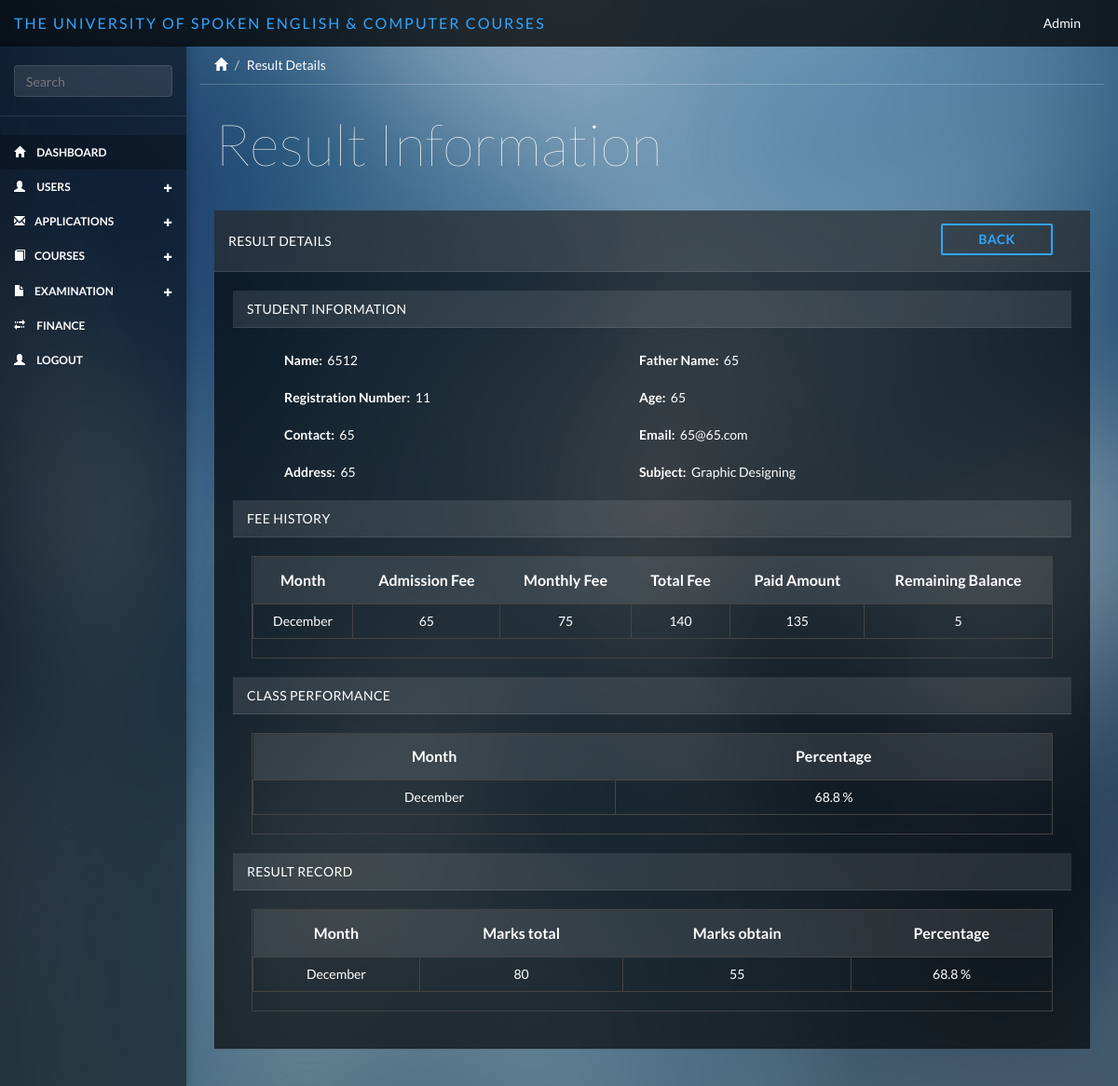
Screenshot of /monthlytest/result_details/2 with the database file from the repository.
### tables this page shows
CREATE TABLE IF NOT EXISTS `monthly_test` (
  `test_id` int(11) NOT NULL AUTO_INCREMENT,
  `fkstudent_id` int(11) NOT NULL,
  `test_name` varchar(255) NOT NULL,
  `test_month` varchar(255) NOT NULL,
  `test_date` varchar(255) NOT NULL,
  `test_subject` varchar(255) NOT NULL,
  `obtn_marks` varchar(255) NOT NULL,
  `totl_marks` varchar(255) NOT NULL,
  `percentage` varchar(255) NOT NULL,
  `created_at` varchar(255) NOT NULL,
  `updated_at` varchar(255) NOT NULL,
  PRIMARY KEY (`test_id`)
);

CREATE TABLE IF NOT EXISTS `users` (
  `u_id` int(11) NOT NULL AUTO_INCREMENT,
  `name` varchar(255) NOT NULL,
  `f_name` varchar(255) NOT NULL,
  `age` varchar(255) NOT NULL,
  `contact` varchar(255) NOT NULL,
  `country_id` varchar(255) NOT NULL,
  `province_id` varchar(255) NOT NULL,
  `city_id` varchar(255) NOT NULL,
  `address` varchar(255) NOT NULL,
  `email` varchar(255) NOT NULL,
  `password` varchar(500) NOT NULL,
  `role` varchar(255) NOT NULL,
  `description` varchar(255) NOT NULL,
  `created_at` varchar(255) NOT NULL,
  `updated_at` varchar(255) NOT NULL,
  `created_by` varchar(255) NOT NULL,
  PRIMARY KEY (`u_id`)
);

CREATE TABLE IF NOT EXISTS `course_sub_category` (
  `course_c_s_id` int(11) NOT NULL AUTO_INCREMENT,
  `fk_course_c_id` int(255) NOT NULL,
  `subject_title` varchar(255) NOT NULL,
  `subject_duration` varchar(255) NOT NULL,
  `subject_fee` varchar(255) NOT NULL,
  PRIMARY KEY (`course_c_s_id`)
);

CREATE TABLE IF NOT EXISTS `payment` (
  `p_id` int(11) NOT NULL AUTO_INCREMENT,
  `fkstudent_id` int(11) NOT NULL,
  `amount` varchar(255) NOT NULL,
  `reason` varchar(255) DEFAULT NULL,
  `tobepaid_or_paid_fee` varchar(255) NOT NULL,
  `entry_against` varchar(255) DEFAULT NULL,
  `description` varchar(255) DEFAULT NULL,
  `created_at` varchar(255) NOT NULL,
  `updated_at` varchar(255) NOT NULL,
  `created_by` varchar(255) NOT NULL,
  PRIMARY KEY (`p_id`)
);

### application/controllers/MonthlyTest.php (called while the page is built, shortened)
<?php
class MonthlyTest extends CI_Controller {
    public function result_details( $id = null )
    {
        $this->db->select('*');
        $this->db->from('monthly_test');
        $this->db->join('student', 'student.s_id = monthly_test.fkstudent_id');
        $this->db->join('users', 'users.u_id = student.fkuser_id');
        $this->db->join('course_sub_category', 'course_sub_category.course_c_s_id = monthly_test.test_subject');
        $this->db->where('monthly_test.test_id',$id);
        $query = $this->db->get();
        $result = $query->result();
        $result['result'] = $result[0];
        $result['test']   = $query->result();
        $this->db->where( 'fkstudent_id', $result['result']->s_id);
        $query = $this->db->get('payment');
        $result['payment'] = $query->result();
        $this->load->view('include/header');
        $this->load->view('include/sidebar');
        $this->load->view('monthlytest/result_details',$result);
        $this->load->view('include/footer');
    }
}

### index.php (called while the page is built, shortened)
<?php
require_once BASEPATH.'core/CodeIgniter.php';

### application/views/monthlytest/result_details.php (the view)
<div class="col-sm-9 col-sm-offset-3 col-lg-10 col-lg-offset-2 main">
    <div class="row">
        <ol class="breadcrumb">
            <li><a href="#"><span class="glyphicon glyphicon-home"></span></a></li>
            <li class="active">Result Details</li>
        </ol>
    </div>
    <div class="row">
        <div class="col-lg-12">
            <h1 class="page-header ">Result Information</h1>
        </div>
    </div>
    <div class="row">
        <div class="col-lg-12">
            <div class="panel panel-default">
              <div class="panel-heading">Result Details
              <a href="<?= site_url()?>monthlytest/result_view" type="button" style="position: relative;width: 120px; " class="btn btn-primary btn-outline margin  pull-right"><b>Back</b></a>
              </div>
                <div class="panel-body">
                    <div class="panel-heading panel_style ">Student Information</div>
                            <div class="col-md-12">
                            </div>
                    <div class="row" style="position: relative;margin-top: 25px;">
                                 <div class="form-group col-md-4 margin_left">
                                     <label>Name:&nbsp;&nbsp;</label><?= $result->name?>
                                 </div>
                                 <div class="form-group col-md-4 ">
                                  <label>Father Name:&nbsp;&nbsp;</label><?= $result->f_name?>
                                 </div>
                            </div>
                            <div class="row">
                                 <div class="form-group col-md-4 margin_left">
                                  <label>Registration Number:&nbsp;&nbsp; </label><?= $result->fkstudent_id?>
                                 </div>
                                 <div class="form-group col-md-4">
                                  <label>Age:&nbsp;&nbsp; </label><?= $result->age?>
                                 </div>
                            </div>
                            <div class="row">
                                 <div class="form-group col-md-4 margin_left">
                                  <label>Contact:&nbsp;&nbsp; </label><?= $result->contact?>
                                 </div>
                                 <div class="form-group col-md-4">
                                  <label>Email:&nbsp;&nbsp; </label><?= $result->email?>
                                 </div>
                            </div>
                            <div class="row">
                                 <div class="form-group col-md-4 margin_left">
                                  <label>Address:&nbsp;&nbsp; </label><?= $result->address?>
                                 </div>
                                 <div class="form-group col-md-4">
                                  <label>Subject:&nbsp;&nbsp; </label></label><?= $result->subject_title?>
                                 </div>
                            </div>
                            <div class="row" >
                            <div class="panel-heading panel_style">Fee History</div>
                            </div>
                            <div class="panel-body">
                                <table data-toggle="table" data-show-refresh="false" data-search="false" data-pagination="false" data-sort-name="false" data-sort-order="false">
                                    <thead>
                                    <tr>
                                        <th class="text-center" data-sortable="true"><b>Month</b></th>
                                        <th class="text-center" data-sortable="true"><b>Admission Fee</b></th>
                                        <th class="text-center" data-sortable="true"><b>Monthly Fee</b></th>
                                        <th class="text-center" data-sortable="true"><b>Total Fee</b></th>
                                        <th class="text-center" data-sortable="true"><b>Paid Amount</b></th>
                                        <th class="text-center" data-sortable="true"><b>Remaining Balance</b></th>
                                    </tr>
                                    </thead>
                                    <tbody>
                                    <?php
                                        $received_fee = 0;
                                        $fee_to_paid  = 0;
                                        foreach ($payment as $array){
                                            if( $array->tobepaid_or_paid_fee == 0 && $array->reason =='Admission Fee'){
                                                $admission_fee = $array->amount;
                                            }
                                            if( $array->tobepaid_or_paid_fee == 0 && $array->reason =='Monthly Fee'){
                                                $monthly_fee = $array->amount;
                                            }
                                            if( $array->tobepaid_or_paid_fee == 1 ){
                                                $received_fee += $array->amount;
                                            }else{
                                                $fee_to_paid += $array->amount;
                                            }
                                        }
                                        $remaining_amount = $fee_to_paid - $received_fee;
                                     ?>
                                    <?php foreach ($test as $array)?>
                                    <tr>
                                        <td class="text-center"><?=$array->test_month?></td>
                                        <td class="text-center"><?=$admission_fee?></td>
                                        <td class="text-center"><?=$monthly_fee?></td>
                                        <td class="text-center"><?=$fee_to_paid?></td>
                                        <td class="text-center"><?=$received_fee?></td>
                                        <td class="text-center"><?=$remaining_amount?></td>
                                    </tr>
                                    </tbody>
                                </table>
                            </div>
                            <div class="panel-heading panel_style">Class Performance</div>
                            <div class="panel-body">
                                    <table data-toggle="table" data-show-refresh="false" data-search="false" data-pagination="false">
                                        <thead>
                                        <tr>
                                            <th class="text-center" data-sortable="true"><b>Month</b></th>
                                            <th class="text-center" data-sortable="true"><b>Percentage</b></th>
                                        </tr>
                                        </thead>
                                        <tbody>
                                        <?php foreach ($test as $array) {?>
                                        <tr>
                                            <td class="text-center"><?= $array->test_month?></td>
                                            <td class="text-center"><?=$array->percentage?><?php if('percentage' >= 0){ echo ' %';} ?></td>
                                        </tr>
                                        <?php }?>
                                        </tbody>
                                    </table>
                                </div>
                            <div class="panel-heading panel_style">Result Record</div>
                                <div class="panel-body">
                                    <table data-toggle="table" data-show-refresh="false" data-search="false" data-pagination="false" data-sort-name="false" data-sort-order="false">
                                        <thead>
                                        <tr>
                                            <th class="text-center" data-sortable="true"><b>Month</b></th>
                                            <th class="text-center" data-sortable="true"><b>Marks total</b></th>
                                            <th class="text-center" data-sortable="true"><b>Marks obtain</b></th>
                                            <th class="text-center" data-sortable="true"><b>Percentage</b></th>
                                        </tr>
                                        </thead>
                                        <tbody>
                                        <?php foreach ($test as $array) {?>
                                        <tr>
                                            <td class="text-center"><?=$array->test_month?></td>
                                            <td class="text-center"><?=$array->totl_marks?></td>
                                            <td class="text-center"><?=$array->obtn_marks?></td>
                                            <td class="text-center"><?=$array->percentage?><?php if('percentage' >= 0){ echo ' %';} ?></td>
                                        </tr>
                                        <?php }?>
                                        </tbody>
                                    </table>
                                </div>
                 </div>
        </div>
    </div>
    </div>
  </div>

### public/css/styles.css (style rules this page uses)
body { background-color: #444; background-image: url(../bg/blurred-background-1.jpg); background-size: cover; -webkit-background-size: cover; -moz-background-size: cover; -o-background-size: cover; font-family: 'Lato'; padding-top: 50px; color: #fff; }
.row { margin: 0; }
.panel-body { padding: 20px; }
.main { padding-bottom: 20px; }
a, a:hover, a:focus { color: #fff; }
h1, h2, h3, h4, h5, h6 { color: #fff; }
h1 { font-weight: 100; font-size: 62px; }
.margin { margin: 4px 25px; }
.btn-primary, .btn-primary:hover, .btn-primary:focus, .btn-primary:active, .btn-primary.active, .open > .dropdown-toggle.btn-primary, .btn-primary.disabled, .btn-primary[disabled], fieldset[disabled] .btn-primary, .btn-primary.disabled:hover, .btn-primary[disabled]:hover, fieldset[disabled] .btn-primary:hover, .btn-primary.disabled:focus, .btn-primary[disabled]:focus, fieldset[disabled] .btn-primary:focus, .btn-primary.disabled:active, .btn-primary[disabled]:active, fieldset[disabled] .btn-primary:active, .btn-primary.disabled.active, .btn-primary[disabled].active, fieldset[disabled] .btn-primary.active { background-color: #30a5ff; border-color: #30a5ff; }
.btn { border-radius: 2px; }
.btn-outline { background: none; border-width: 2px; padding: 5px 11px; }
.btn-outline.btn-primary { color: #30a5ff; }
.panel { border: 0; background: #333; background: rgba(0, 0, 0, .65); border-radius: 0; margin-top: -1px; }
.panel-heading { font-size: 18px; font-weight: 300; letter-spacing: 0.025em; height: 66px; line-height: 45px; border-radius: 0; }
.panel-default .panel-heading { background: #444; background: rgba(255, 255, 255, .1); border-bottom: 1px solid rgba(255, 255, 255, .1); color: #fff; text-transform: uppercase; font-size: 14px; font-weight: 500; }
.breadcrumb { border-radius: 0; padding: 10px 15px; background: none; box-shadow: 0 1px 0px rgba(255, 255, 255, .2); margin: 0 ; }
.breadcrumb li { color: #fff; }
.breadcrumb .active { color: #fff; }
h1.page-header { margin-top: 30px; margin-bottom: 30px; border-bottom: 0; color: #fff; }
.table { background: none; }

### application/views/include/header.php (style rules this page uses)
.panel_style { position: relative; height: 40px; line-height: 20px; }
.margin_left { margin-left: 40px; }

### rows the page displays
monthly_test: users.name "6512", users.f_name "65", fkstudent "11", users.age "65", users.contact "65", users.email "65@65.com", users.address "65", course_sub_category.subject_title "Graphic Designing", test_month "December", percentage "68.8", totl_marks "80", obtn_marks "55"
payment: amount "65"
payment: amount "75"

### other values shown
$fee_to_paid "140"
$received_fee "135"
$remaining_amount "5"
